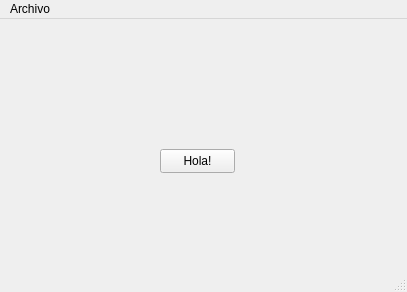
<?xml version="1.0" encoding="UTF-8"?>
<ui version="4.0">
 <class>MainWindow</class>
 <widget class="QMainWindow" name="MainWindow">
  <property name="geometry">
   <rect>
    <x>0</x>
    <y>0</y>
    <width>407</width>
    <height>292</height>
   </rect>
  </property>
  <property name="windowTitle">
   <string>MainWindow</string>
  </property>
  <widget class="QWidget" name="centralwidget">
   <widget class="QPushButton" name="pushButton">
    <property name="geometry">
     <rect>
      <x>160</x>
      <y>130</y>
      <width>75</width>
      <height>24</height>
     </rect>
    </property>
    <property name="text">
     <string>Hola!</string>
    </property>
   </widget>
  </widget>
  <widget class="QMenuBar" name="menubar">
   <property name="geometry">
    <rect>
     <x>0</x>
     <y>0</y>
     <width>407</width>
     <height>22</height>
    </rect>
   </property>
   <widget class="QMenu" name="menuArchivo">
    <property name="title">
     <string>Archivo</string>
    </property>
    <addaction name="actionCerrar_sesi_n"/>
    <addaction name="actionSalir"/>
   </widget>
   <addaction name="menuArchivo"/>
  </widget>
  <widget class="QStatusBar" name="statusbar"/>
  <action name="actionCerrar_sesi_n">
   <property name="text">
    <string>Cerrar sesión</string>
   </property>
  </action>
  <action name="actionSalir">
   <property name="text">
    <string>Salir</string>
   </property>
  </action>
 </widget>
 <resources/>
 <connections/>
</ui>
